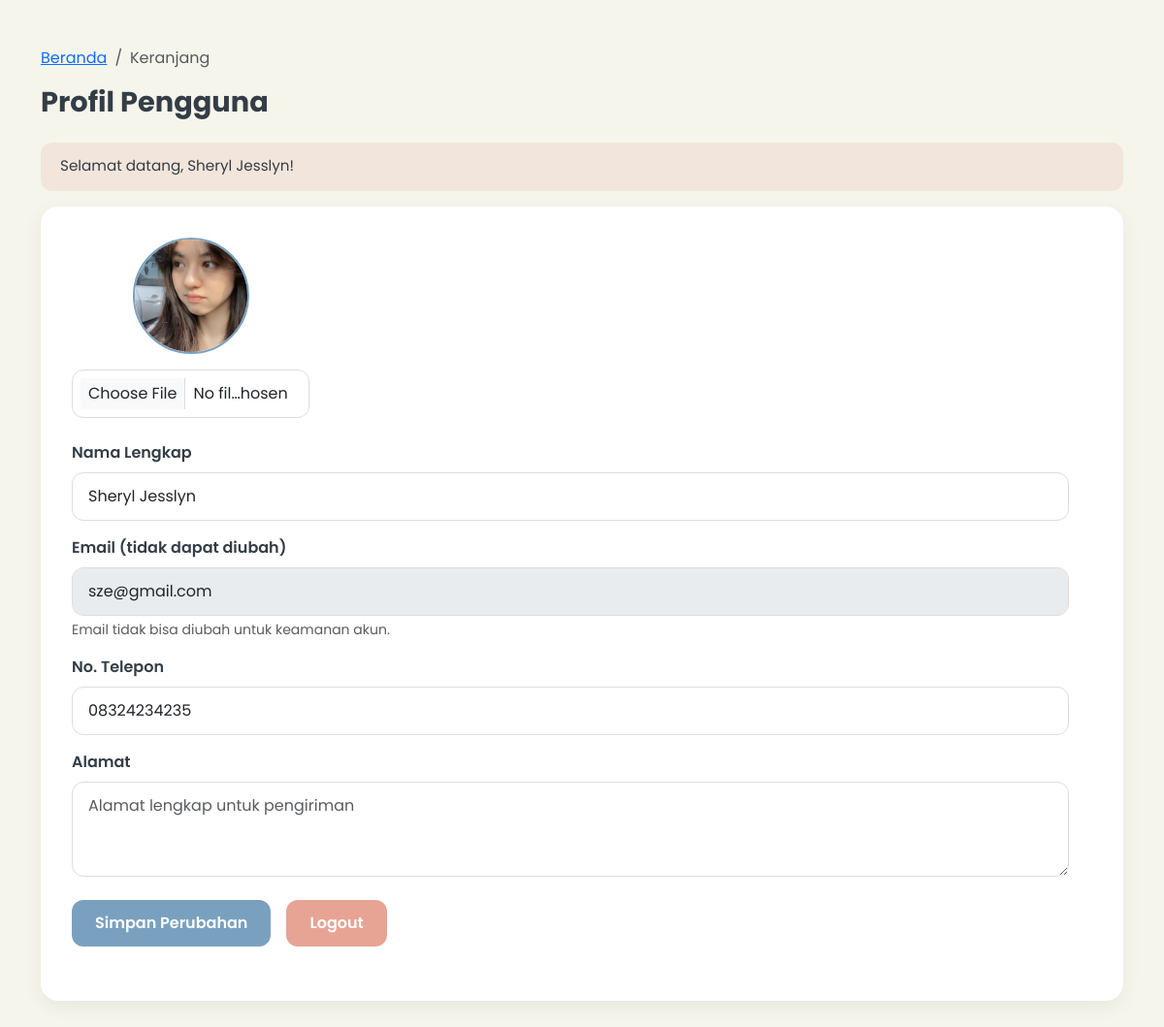
/public/index.php?page=profile (signed in), run on the app's committed database.
### tables this page shows
CREATE TABLE `users` (
  `id` int(11) NOT NULL,
  `name` varchar(100) NOT NULL,
  `email` varchar(150) NOT NULL,
  `password` varchar(255) NOT NULL,
  `phone` varchar(20) DEFAULT NULL,
  `address` text DEFAULT NULL,
  `profile_image` varchar(255) DEFAULT NULL,
  `role` enum('admin','customer','consultant') DEFAULT 'customer',
  `email_verified` tinyint(1) DEFAULT 0,
  `status` enum('active','inactive','banned') DEFAULT 'active',
  `created_at` datetime DEFAULT current_timestamp(),
  `updated_at` datetime DEFAULT NULL
);

### app/controllers/ProfileController.php (called while the page is built, shortened)
<?php
require_once __DIR__ . '/../models/User.php';
class ProfileController {
    private $userModel;
    public function __construct(){ $this->userModel = new User(); if(session_status()===PHP_SESSION_NONE) session_start(); SecurityHelper::startCsrf(); }
    public function index(){
        $user = $this->userModel->findById($_SESSION['user']['id']);
        include __DIR__ . '/../views/profile/index.php';
    }
}

### app/models/User.php (called while the page is built, shortened)
<?php
require_once __DIR__ . '/DB.php';
class User
{
    private $db;
    public function __construct()
    {
        $this->db = DB::getInstance();
    }
    public function findById($id)
    {
        $stmt = $this->db->prepare("SELECT * FROM users WHERE id = ?");
        $stmt->execute([$id]);
        return $stmt->fetch();
    }
}

### app/models/DB.php (called while the page is built, shortened)
<?php
class DB
{
    private static $instance = null;
    private function __construct()
    {
        $cfg = include __DIR__ . '/../../config/database.php';
        $dsn = "mysql:host={$cfg['DB_HOST']};dbname={$cfg['DB_NAME']};charset={$cfg['DB_CHAR']}";
        $options = [
            PDO::ATTR_ERRMODE => PDO::ERRMODE_EXCEPTION,
            PDO::ATTR_DEFAULT_FETCH_MODE => PDO::FETCH_ASSOC,
            PDO::ATTR_PERSISTENT => false,
        ];
        try {
            $this->pdo = new PDO($dsn, $cfg['DB_USER'], $cfg['DB_PASS'], $options);
        } catch (PDOException $e) {
            error_log("Database connection failed: " . $e->getMessage());
            die("⚠️ Tidak dapat terhubung ke database. Silakan periksa konfigurasi.");
        }
    }
    public static function getInstance()
    {
        if (!self::$instance) {
            self::$instance = new DB();
        }
        return self::$instance->pdo;
    }
}

### config/database.php (called while the page is built, shortened)
<?php
return [
    'DB_HOST' => '127.0.0.1',
    'DB_NAME' => 'ruang_rasa',
    'DB_USER' => 'root',
    'DB_PASS' => 'Root@1234',
    'DB_CHAR' => 'utf8mb4',
];

### app/views/profile/index.php (the view, shortened to what this page needs)
<!doctype html>
<html lang="id">
<head>
    <link href="https://cdn.jsdelivr.net/npm/bootstrap@5.3.2/dist/css/bootstrap.min.css" rel="stylesheet">
</head>
<body>
    <div class="container py-4">
        <nav aria-label="breadcrumb" class="mb-3">
            <ol class="breadcrumb">
                <li class="breadcrumb-item"><a href="?page=landing">Beranda</a></li>
                <li class="breadcrumb-item active" aria-current="page">Keranjang</li>
            </ol>
        </nav>
        <h3 class="profile-header">Profil Pengguna</h3>
        <?php if (!empty($_SESSION['success'])): ?>
            <div class="alert alert-success" role="alert" aria-live="polite">
                <?= htmlspecialchars($_SESSION['success'], ENT_QUOTES, 'UTF-8');
                unset($_SESSION['success']); ?>
            </div>
        <?php endif; ?>
        <div class="profile-card">
            <form method="POST" action="?page=profile_update" enctype="multipart/form-data" novalidate>
                <div class="row mb-4">
                    <div class="col-md-3">
                        <div class="profile-image-wrapper">
                            <?php if (!empty($user['profile_image'])): ?>
                                <img src="<?= htmlspecialchars($user['profile_image'], ENT_QUOTES, 'UTF-8') ?>"
                                    class="profile-image" alt="Foto profil Anda">
                            <?php endif; ?>
                            <input type="file" name="profile_image" class="form-control form-control-sm"
                                aria-label="Pilih foto profil baru">
                        </div>
                    </div>
                <div class="row">
                    <div class="col-md-12">
                        <div class="mb-3">
                            <label for="name" class="form-label">Nama Lengkap</label>
                            <input type="text" id="name" name="name"
                                value="<?= htmlspecialchars($user['name'] ?? '', ENT_QUOTES, 'UTF-8') ?>"
                                class="form-control" required aria-describedby="name-help">
                        </div>
                        <div class="mb-3">
                            <label for="email" class="form-label">Email (tidak dapat diubah)</label>
                            <input type="email" id="email"
                                value="<?= htmlspecialchars($user['email'] ?? '', ENT_QUOTES, 'UTF-8') ?>"
                                class="form-control" disabled aria-describedby="email-help">
                            <div id="email-help" class="form-text">Email tidak bisa diubah untuk keamanan akun.</div>
                        </div>
                        <div class="mb-3">
                            <label for="phone" class="form-label">No. Telepon</label>
                            <input type="text" id="phone" name="phone"
                                value="<?= htmlspecialchars($user['phone'] ?? '', ENT_QUOTES, 'UTF-8') ?>"
                                class="form-control" placeholder="Contoh: 081234567890">
                        </div>
                        <div class="mb-4">
                            <label for="address" class="form-label">Alamat</label>
                            <textarea id="address" name="address" class="form-control" rows="3"
                                placeholder="Alamat lengkap untuk pengiriman"><?= htmlspecialchars($user['address'] ?? '', ENT_QUOTES, 'UTF-8') ?></textarea>
                        </div>
                        <div class="d-flex gap-3 btn-group-profile">
                            <button type="submit" class="btn-save" aria-label="Simpan perubahan profil">
                                Simpan Perubahan
                            </button>
                            <a href="?page=logout" class="btn-logout" aria-label="Keluar dari akun">
                                Logout
                            </a>
                        </div>
                    </div>
                </div>
            </form>
        </div>
    </div>
</body>
</html>

### app/views/profile/index.php (style rules this page uses)
:root { --off-white: #F5F5EC; --soft-blue: #79A1BF; --soft-peach: #E7A494; --dark-grey: #343D46; }
body { background-color: var(--off-white); font-family: 'Poppins', sans-serif; color: var(--dark-grey); padding: 1.5rem 0; }
.profile-header { font-weight: 700; font-size: 1.8rem; margin-bottom: 1.5rem; color: var(--dark-grey); }
.profile-card { background: white; border-radius: 18px; box-shadow: 0 6px 20px rgba(0, 0, 0, 0.06); padding: 2rem; }
.form-label { font-weight: 600; margin-bottom: 0.5rem; color: var(--dark-grey); }
.form-control, .form-control:disabled { border-radius: 12px; padding: 0.75rem 1rem; border: 1px solid #ddd; font-size: 1rem; }
.btn-save { background-color: var(--soft-blue); color: white; border: none; border-radius: 12px; padding: 0.75rem 1.5rem; font-weight: 600; font-size: 1rem; transition: background-color 0.2s, transform 0.2s; }
.btn-logout { background-color: var(--soft-peach); color: white; border: none; border-radius: 12px; padding: 0.75rem 1.5rem; font-weight: 600; font-size: 1rem; text-decoration: none; display: inline-block; transition: background-color 0.2s; }
.profile-image-wrapper { text-align: center; margin-bottom: 1.5rem; }
.profile-image { width: 120px; height: 120px; object-fit: cover; border-radius: 50%; border: 2px solid var(--soft-blue); margin-bottom: 1rem; }
.alert { border-radius: 12px; padding: 0.85rem 1.25rem; font-size: 0.95rem; }
.alert-success { background-color: rgba(231, 164, 148, 0.2); border: none; color: var(--dark-grey); }

### data on the page
users: profile_image (picture), name "Sheryl Jesslyn", email "sze@gmail.com", phone "08324234235"

### other printed values
$_SESSION['success'] "Selamat datang, Sheryl Jesslyn!"
